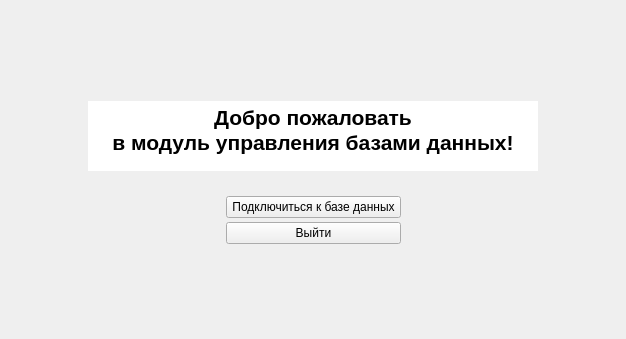
<?xml version="1.0" encoding="UTF-8"?>
<ui version="4.0">
 <class>MainWindow</class>
 <widget class="QMainWindow" name="MainWindow">
  <property name="windowModality">
   <enum>Qt::NonModal</enum>
  </property>
  <property name="geometry">
   <rect>
    <x>0</x>
    <y>0</y>
    <width>626</width>
    <height>339</height>
   </rect>
  </property>
  <property name="sizePolicy">
   <sizepolicy hsizetype="Preferred" vsizetype="Preferred">
    <horstretch>0</horstretch>
    <verstretch>0</verstretch>
   </sizepolicy>
  </property>
  <property name="minimumSize">
   <size>
    <width>0</width>
    <height>0</height>
   </size>
  </property>
  <property name="baseSize">
   <size>
    <width>0</width>
    <height>0</height>
   </size>
  </property>
  <property name="focusPolicy">
   <enum>Qt::NoFocus</enum>
  </property>
  <property name="acceptDrops">
   <bool>false</bool>
  </property>
  <property name="windowTitle">
   <string>MainWindow</string>
  </property>
  <property name="autoFillBackground">
   <bool>true</bool>
  </property>
  <widget class="QWidget" name="gl_window_layout">
   <property name="enabled">
    <bool>true</bool>
   </property>
   <layout class="QGridLayout" name="gridLayout">
    <item row="1" column="1">
     <layout class="QVBoxLayout" name="vl_main_dialog_zone">
      <property name="spacing">
       <number>25</number>
      </property>
      <property name="sizeConstraint">
       <enum>QLayout::SetFixedSize</enum>
      </property>
      <property name="leftMargin">
       <number>10</number>
      </property>
      <property name="topMargin">
       <number>25</number>
      </property>
      <property name="rightMargin">
       <number>10</number>
      </property>
      <property name="bottomMargin">
       <number>20</number>
      </property>
      <item>
       <widget class="QTextEdit" name="te_greeter">
        <property name="sizePolicy">
         <sizepolicy hsizetype="Fixed" vsizetype="Fixed">
          <horstretch>0</horstretch>
          <verstretch>0</verstretch>
         </sizepolicy>
        </property>
        <property name="minimumSize">
         <size>
          <width>450</width>
          <height>70</height>
         </size>
        </property>
        <property name="maximumSize">
         <size>
          <width>450</width>
          <height>70</height>
         </size>
        </property>
        <property name="autoFillBackground">
         <bool>false</bool>
        </property>
        <property name="frameShape">
         <enum>QFrame::NoFrame</enum>
        </property>
        <property name="frameShadow">
         <enum>QFrame::Sunken</enum>
        </property>
        <property name="lineWidth">
         <number>0</number>
        </property>
        <property name="autoFormatting">
         <set>QTextEdit::AutoNone</set>
        </property>
        <property name="readOnly">
         <bool>true</bool>
        </property>
        <property name="html">
         <string>&lt;!DOCTYPE HTML PUBLIC &quot;-//W3C//DTD HTML 4.0//EN&quot; &quot;http://www.w3.org/TR/REC-html40/strict.dtd&quot;&gt;
&lt;html&gt;&lt;head&gt;&lt;meta name=&quot;qrichtext&quot; content=&quot;1&quot; /&gt;&lt;style type=&quot;text/css&quot;&gt;
p, li { white-space: pre-wrap; }
&lt;/style&gt;&lt;/head&gt;&lt;body style=&quot; font-family:'Open Sans'; font-size:8pt; font-weight:400; font-style:normal;&quot;&gt;
&lt;p align=&quot;center&quot; style=&quot; margin-top:0px; margin-bottom:0px; margin-left:0px; margin-right:0px; -qt-block-indent:0; text-indent:0px;&quot;&gt;&lt;span style=&quot; font-size:16pt; font-weight:600;&quot;&gt;Добро пожаловать&lt;/span&gt;&lt;/p&gt;
&lt;p align=&quot;center&quot; style=&quot; margin-top:0px; margin-bottom:0px; margin-left:0px; margin-right:0px; -qt-block-indent:0; text-indent:0px;&quot;&gt;&lt;span style=&quot; font-size:16pt; font-weight:600;&quot;&gt;в модуль управления базами данных!&lt;/span&gt;&lt;/p&gt;&lt;/body&gt;&lt;/html&gt;</string>
        </property>
       </widget>
      </item>
      <item>
       <layout class="QHBoxLayout" name="hl_push_buttons_outer">
        <item>
         <spacer name="hs_push_buttons_left_spacer">
          <property name="orientation">
           <enum>Qt::Horizontal</enum>
          </property>
          <property name="sizeHint" stdset="0">
           <size>
            <width>40</width>
            <height>20</height>
           </size>
          </property>
         </spacer>
        </item>
        <item>
         <layout class="QVBoxLayout" name="vl_push_buttons_zone">
          <property name="spacing">
           <number>4</number>
          </property>
          <item>
           <widget class="QPushButton" name="pb_set_connection">
            <property name="sizePolicy">
             <sizepolicy hsizetype="Fixed" vsizetype="Fixed">
              <horstretch>0</horstretch>
              <verstretch>0</verstretch>
             </sizepolicy>
            </property>
            <property name="minimumSize">
             <size>
              <width>175</width>
              <height>0</height>
             </size>
            </property>
            <property name="text">
             <string>Подключиться к базе данных</string>
            </property>
           </widget>
          </item>
          <item>
           <widget class="QPushButton" name="pb_exit">
            <property name="sizePolicy">
             <sizepolicy hsizetype="Fixed" vsizetype="Fixed">
              <horstretch>0</horstretch>
              <verstretch>0</verstretch>
             </sizepolicy>
            </property>
            <property name="minimumSize">
             <size>
              <width>175</width>
              <height>0</height>
             </size>
            </property>
            <property name="text">
             <string>Выйти</string>
            </property>
           </widget>
          </item>
         </layout>
        </item>
        <item>
         <spacer name="hs_push_buttons_right_spacer">
          <property name="orientation">
           <enum>Qt::Horizontal</enum>
          </property>
          <property name="sizeHint" stdset="0">
           <size>
            <width>40</width>
            <height>20</height>
           </size>
          </property>
         </spacer>
        </item>
       </layout>
      </item>
     </layout>
    </item>
    <item row="1" column="0">
     <spacer name="hs_window_left_spacer">
      <property name="orientation">
       <enum>Qt::Horizontal</enum>
      </property>
      <property name="sizeHint" stdset="0">
       <size>
        <width>60</width>
        <height>20</height>
       </size>
      </property>
     </spacer>
    </item>
    <item row="2" column="1">
     <spacer name="vs_window_bottom_spacer">
      <property name="orientation">
       <enum>Qt::Vertical</enum>
      </property>
      <property name="sizeHint" stdset="0">
       <size>
        <width>20</width>
        <height>53</height>
       </size>
      </property>
     </spacer>
    </item>
    <item row="0" column="1">
     <spacer name="vs_window_top_spacer">
      <property name="orientation">
       <enum>Qt::Vertical</enum>
      </property>
      <property name="sizeHint" stdset="0">
       <size>
        <width>20</width>
        <height>54</height>
       </size>
      </property>
     </spacer>
    </item>
    <item row="1" column="2">
     <spacer name="hs_window_right_spacer">
      <property name="orientation">
       <enum>Qt::Horizontal</enum>
      </property>
      <property name="sizeHint" stdset="0">
       <size>
        <width>60</width>
        <height>20</height>
       </size>
      </property>
     </spacer>
    </item>
   </layout>
  </widget>
  <action name="action">
   <property name="text">
    <string>Создать</string>
   </property>
  </action>
  <action name="action_2">
   <property name="text">
    <string>Открыть</string>
   </property>
  </action>
  <action name="action_4">
   <property name="text">
    <string>Сохранить</string>
   </property>
  </action>
  <action name="action_5">
   <property name="text">
    <string>Сохранить как</string>
   </property>
  </action>
 </widget>
 <resources/>
 <connections>
  <connection>
   <sender>pb_exit</sender>
   <signal>clicked()</signal>
   <receiver>MainWindow</receiver>
   <slot>close()</slot>
   <hints>
    <hint type="sourcelabel">
     <x>398</x>
     <y>235</y>
    </hint>
    <hint type="destinationlabel">
     <x>566</x>
     <y>239</y>
    </hint>
   </hints>
  </connection>
 </connections>
</ui>
